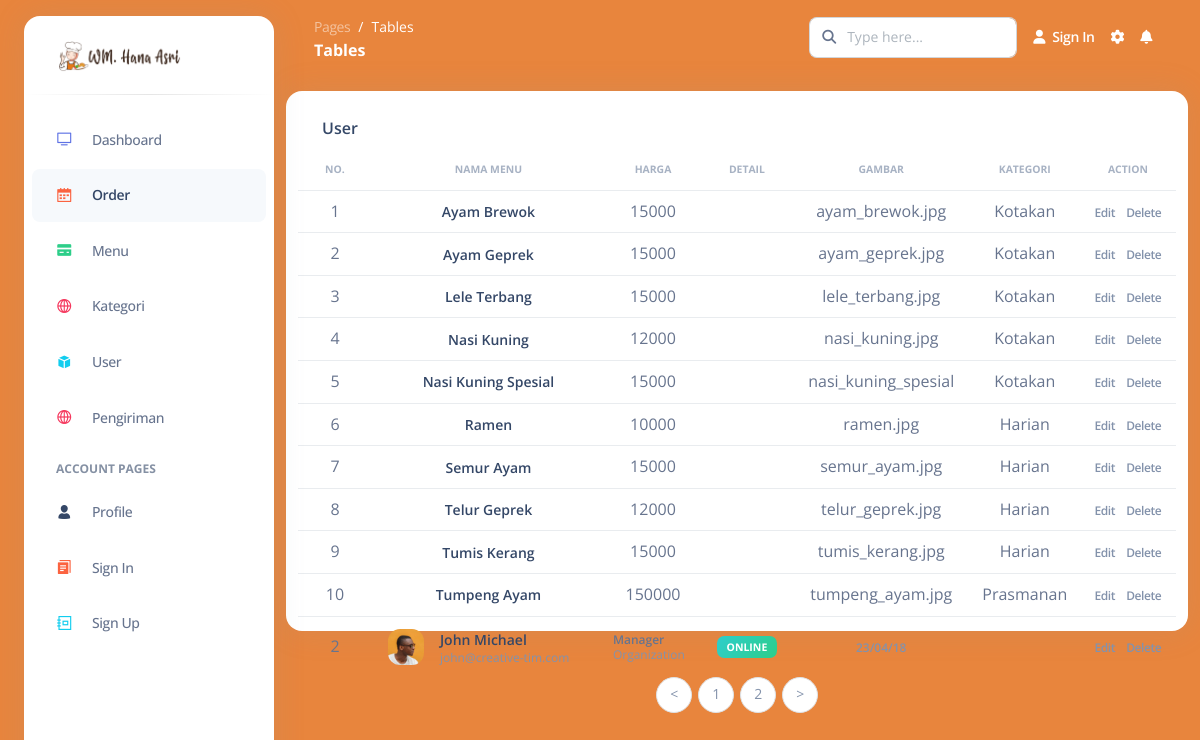
The app's page /dashboard/pages/menu.php with its own data.
### tables this page shows
CREATE TABLE `menu` (
  `id_menu` int(11) NOT NULL,
  `nama_menu` varchar(100) NOT NULL,
  `harga` varchar(50) NOT NULL,
  `detail` text NOT NULL,
  `gambar` varchar(50) NOT NULL,
  `id_kategori` int(11) NOT NULL
);

CREATE TABLE `kategori` (
  `id_kategori` int(11) NOT NULL,
  `nama_kategori` varchar(100) NOT NULL
);

### dashboard/pages/menu.php (the view, shortened to what this page needs)
<?php
include('header.php')
?>
    <div class="container-fluid py-3">
      <div class="row">
          <div class="card" style="height:100vh; max-height: 540px;">
            <div class="card-header pb-0">
              <h6>User</h6>
            </div>
            <div class="card-body px-0 pt-0 pb-2">
              <div class="table-responsive p-0">
                <table class="table align-items-center mb-0">
                  <thead>
                    <tr>
                      <th class="text-center text-uppercase text-secondary text-xxs font-weight-bolder opacity-7">No.</th>
                      <th class="text-center text-uppercase text-secondary text-xxs font-weight-bolder opacity-7">Nama Menu</th>
                      <th class="text-center text-uppercase text-secondary text-xxs font-weight-bolder opacity-7">Harga</th>
                      <th class="text-center text-uppercase text-secondary text-xxs font-weight-bolder opacity-7">Detail</th>
                      <th class="text-center text-uppercase text-secondary text-xxs font-weight-bolder opacity-7">Gambar</th>
                      <th class="text-center text-uppercase text-secondary text-xxs font-weight-bolder opacity-7">Kategori</th>
                      <th class="text-center text-uppercase text-secondary text-xxs font-weight-bolder opacity-7">Action</th>
                    </tr>
                  </thead>
                  <tbody>
                    <?php
                      $batas = 10;
                      $halaman = isset($_GET['halaman'])?(int)$_GET['halaman'] : 1;
                      $halaman_awal = ($halaman>1) ? ($halaman * $batas) - $batas : 0;
                      $next = $halaman + 1;
                      $data = mysqli_query($koneksi,"SELECT * FROM menu JOIN kategori ON menu.id_kategori = kategori.id_kategori;");
                      $jumlah_data = mysqli_num_rows($data);
                      $total_halaman = ceil($jumlah_data / $batas);
                      $data_pegawai = mysqli_query($koneksi,"SELECT * FROM menu JOIN kategori ON menu.id_kategori = kategori.id_kategori LIMIT $halaman_awal, $batas");
                      $nomor = $halaman_awal+1;
                      while($d = mysqli_fetch_array($data_pegawai)){
                    ?>
                      <tr>
                        <td class="text-center"><?php echo $nomor++; ?></td>
                        <td class="text-center"><h6 class="mb-0 text-sm"><?php echo $d['nama_menu']; ?></h6></td>
                        <td class="text-center"><?php echo $d['harga']; ?></td>
                        <td class="text-center"><?php echo $d['detail']; ?></td>
                        <td class="text-center"><?php echo $d['gambar']; ?></td>
                        <td class="text-center"><?php echo $d['nama_kategori']; ?></td>
                        <td class="align-middle text-center">
                          <a href="javascript:;" class="text-secondary font-weight-bold text-xs" data-toggle="tooltip" data-original-title="Edit user">
                          Edit
                          </a>
                          <a href="javascript:;" class="text-secondary font-weight-bold text-xs" data-toggle="tooltip" data-original-title="Edit user">
                            Delete
                          </a>
                        </td>
                      </tr>
                    <?php
                      }
                    ?>
                    <tr>
                      <td class="text-center">2</td>
                      <td>
                        <div class="d-flex px-2 py-1">
                          <div>
                            <img src="../assets/img/team-2.jpg" class="avatar avatar-sm me-3" alt="user1">
                          </div>
                          <div class="d-flex flex-column justify-content-center">
                            <h6 class="mb-0 text-sm">John Michael</h6>
                            <p class="text-xs text-secondary mb-0">john@creative-tim.com</p>
                          </div>
                        </div>
                      </td>
                      <td>
                        <p class="text-xs font-weight-bold mb-0">Manager</p>
                        <p class="text-xs text-secondary mb-0">Organization</p>
                      </td>
                      <td class="align-middle text-center text-sm">
                        <span class="badge badge-sm bg-gradient-success">Online</span>
                      </td>
                      <td class="align-middle text-center">
                        <span class="text-secondary text-xs font-weight-bold">23/04/18</span>
                      </td>
                      <td></td>
                      <td class="align-middle text-center">
                        <a href="javascript:;" class="text-secondary font-weight-bold text-xs" data-toggle="tooltip" data-original-title="Edit user">
                        </a>
                        <a href="javascript:;" class="text-secondary font-weight-bold text-xs" data-toggle="tooltip" data-original-title="Edit user">
                        </a>
                      </td>
                    </tr>
                  </tbody>
                </table>
                <nav>
                  <ul class="pagination justify-content-center">
                    <li class="page-item">
                      <a class="page-link" <?php if($halaman > 1){ echo "href='?halaman=$Previous'"; } ?>> < </a>
                    </li>
                    <?php
                    for($x=1;$x<=$total_halaman;$x++){
                      ?>
                      <li class="page-item"><a class="page-link" href="?halaman=<?php echo $x ?>"><?php echo $x; ?></a></li>
                      <?php
                    }
                    ?>
                    <li class="page-item">
                      <a  class="page-link" <?php if($halaman < $total_halaman) { echo "href='?halaman=$next'"; } ?>>> </a>
                    </li>
                  </ul>
                </nav>
              </div>
            </div>
          </div>
        </div>
      </div>
  </main>
</body>
</html>

### records on screen
menu: nama_menu "Ayam Brewok", harga "15000", gambar "ayam_brewok.jpg", id_kategori.nama_kategori "Kotakan"
menu: nama_menu "Ayam Geprek", harga "15000", gambar "ayam_geprek.jpg", id_kategori.nama_kategori "Kotakan"
menu: nama_menu "Lele Terbang", harga "15000", gambar "lele_terbang.jpg", id_kategori.nama_kategori "Kotakan"
menu: nama_menu "Nasi Kuning", harga "12000", gambar "nasi_kuning.jpg", id_kategori.nama_kategori "Kotakan"
menu: nama_menu "Nasi Kuning Spesial", harga "15000", gambar "nasi_kuning_spesial", id_kategori.nama_kategori "Kotakan"
menu: nama_menu "Ramen", harga "10000", gambar "ramen.jpg", id_kategori.nama_kategori "Harian"
menu: nama_menu "Semur Ayam", harga "15000", gambar "semur_ayam.jpg", id_kategori.nama_kategori "Harian"
menu: nama_menu "Telur Geprek", harga "12000", gambar "telur_geprek.jpg", id_kategori.nama_kategori "Harian"
menu: nama_menu "Tumis Kerang", harga "15000", gambar "tumis_kerang.jpg", id_kategori.nama_kategori "Harian"
menu: nama_menu "Tumpeng Ayam", harga "150000", gambar "tumpeng_ayam.jpg", id_kategori.nama_kategori "Prasmanan"
